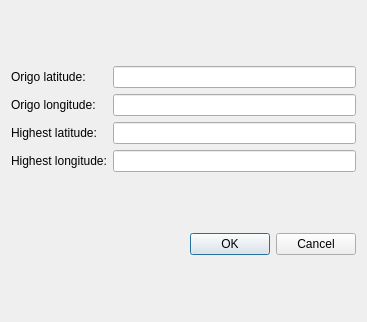
<?xml version="1.0" encoding="UTF-8"?>
<ui version="4.0">
 <class>AreaWindow</class>
 <widget class="QDialog" name="AreaWindow">
  <property name="geometry">
   <rect>
    <x>0</x>
    <y>0</y>
    <width>367</width>
    <height>322</height>
   </rect>
  </property>
  <property name="windowTitle">
   <string>Dialog</string>
  </property>
  <layout class="QHBoxLayout" name="horizontalLayout_2">
   <item>
    <layout class="QVBoxLayout" name="verticalLayout_3">
     <item>
      <layout class="QHBoxLayout" name="horizontalLayout">
       <item>
        <layout class="QVBoxLayout" name="verticalLayout_2" stretch="0,0,0,0">
         <item>
          <widget class="QLabel" name="label">
           <property name="text">
            <string>Origo latitude:</string>
           </property>
          </widget>
         </item>
         <item>
          <widget class="QLabel" name="label_2">
           <property name="text">
            <string>Origo longitude:</string>
           </property>
          </widget>
         </item>
         <item>
          <widget class="QLabel" name="label_3">
           <property name="text">
            <string>Highest latitude:</string>
           </property>
          </widget>
         </item>
         <item>
          <widget class="QLabel" name="label_4">
           <property name="text">
            <string>Highest longitude:</string>
           </property>
          </widget>
         </item>
        </layout>
       </item>
       <item>
        <layout class="QVBoxLayout" name="verticalLayout" stretch="5,5,5,5">
         <item>
          <widget class="QLineEdit" name="latLineEdit"/>
         </item>
         <item>
          <widget class="QLineEdit" name="lonLineEdit"/>
         </item>
         <item>
          <widget class="QLineEdit" name="lat2LineEdit"/>
         </item>
         <item>
          <widget class="QLineEdit" name="lon2LineEdit"/>
         </item>
        </layout>
       </item>
      </layout>
     </item>
     <item>
      <widget class="QDialogButtonBox" name="buttonBox">
       <property name="orientation">
        <enum>Qt::Horizontal</enum>
       </property>
       <property name="standardButtons">
        <set>QDialogButtonBox::Cancel|QDialogButtonBox::Ok</set>
       </property>
      </widget>
     </item>
    </layout>
   </item>
  </layout>
 </widget>
 <resources/>
 <connections>
  <connection>
   <sender>buttonBox</sender>
   <signal>accepted()</signal>
   <receiver>AreaWindow</receiver>
   <slot>accept()</slot>
   <hints>
    <hint type="sourcelabel">
     <x>277</x>
     <y>178</y>
    </hint>
    <hint type="destinationlabel">
     <x>157</x>
     <y>190</y>
    </hint>
   </hints>
  </connection>
  <connection>
   <sender>buttonBox</sender>
   <signal>rejected()</signal>
   <receiver>AreaWindow</receiver>
   <slot>reject()</slot>
   <hints>
    <hint type="sourcelabel">
     <x>277</x>
     <y>178</y>
    </hint>
    <hint type="destinationlabel">
     <x>286</x>
     <y>190</y>
    </hint>
   </hints>
  </connection>
 </connections>
</ui>
